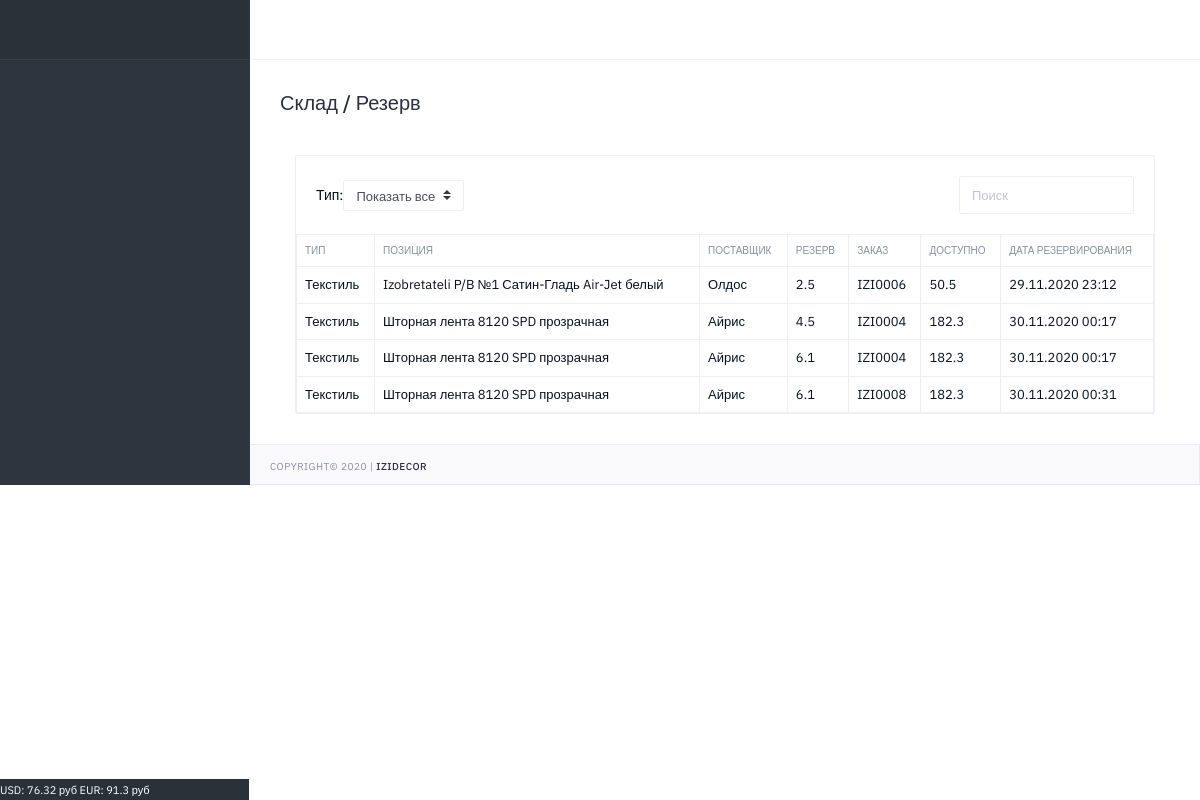
Page /storage/reserve/ on the earlier database version.
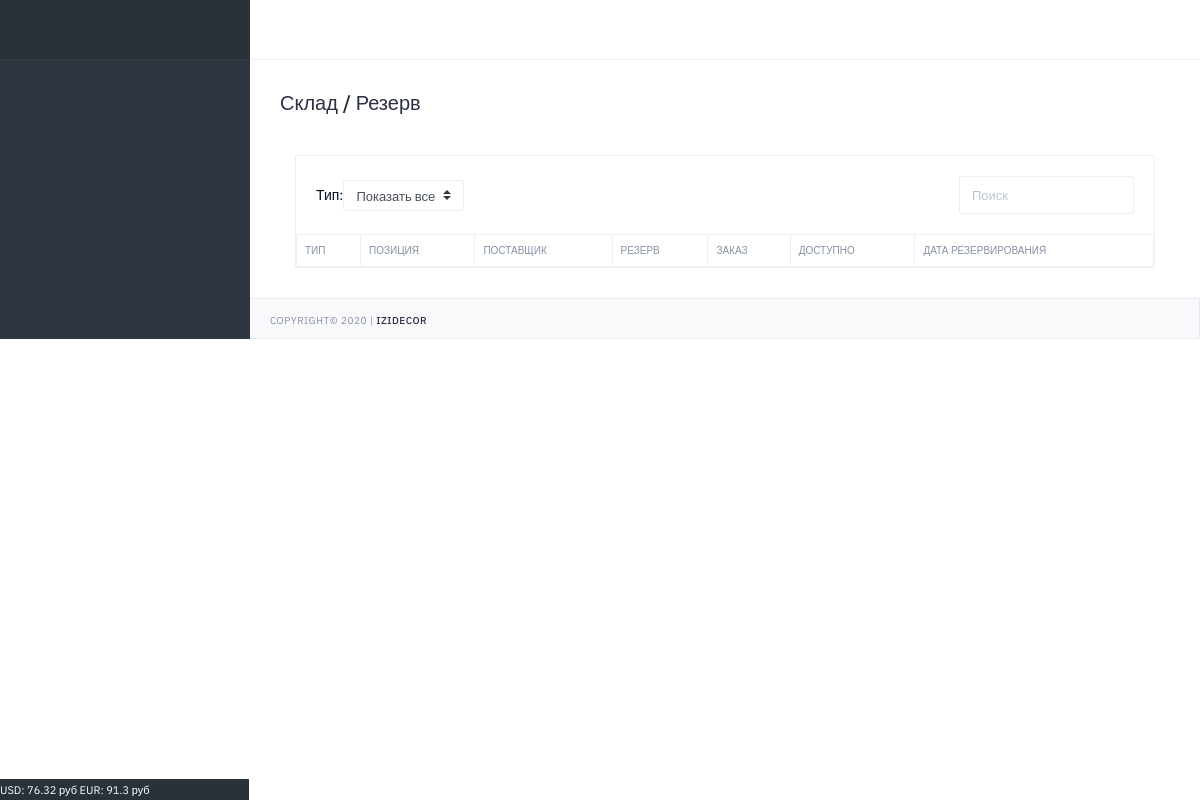
Same page on the later database version.
### markup/models.py (models this page shows, shortened)
class MarkupCurrency(models.Model):
    name = models.CharField(verbose_name='Название', max_length=100)
    value = models.FloatField(verbose_name='Значение', default=0)

### storage/models.py (models this page shows, shortened)
class StorageItemTextileReserve(models.Model):
    order = models.ForeignKey(Order, null=True, on_delete=models.CASCADE, verbose_name='Заказ')
    item = models.ForeignKey(StorageItemTextile, null=True, on_delete=models.CASCADE, verbose_name='Текстиль')
    quantity = models.FloatField(default=0, verbose_name='Количество')
    date_created = models.DateTimeField(verbose_name='Дата создания', auto_now_add=True, null=True)

class StorageItemTextile(models.Model):
    item = models.ForeignKey(Textile, null=True, on_delete=models.CASCADE, verbose_name='Текстиль', )
    type_p = models.CharField(verbose_name='Тип', max_length=100, blank=True, null=True, default='Текстиль')
    quantity = models.FloatField(default=0, verbose_name='Количество')
    price = models.FloatField(verbose_name='Закупочная стоимость', default=0)
    price_f = models.FloatField(verbose_name='Цена фирмы', default=0)
    date_created = models.DateTimeField(verbose_name='Дата создания', auto_now_add=True, null=True)

### materials/models.py (models this page shows, shortened)
class Textile(models.Model):
    article = models.CharField(verbose_name='Артикул', max_length=100, blank=True)
    manufacturer = models.ForeignKey(TextileManufact, null=True, on_delete=models.CASCADE, verbose_name='Производитель', blank=True)
    collection = models.ForeignKey(TextileCollection, null=True, on_delete=models.CASCADE, verbose_name='Коллекция')
    designation = models.CharField(verbose_name='Обозначение', max_length=100, blank=True, null=True)
    model = models.CharField(verbose_name='Модель', max_length=100)
    color = models.CharField(verbose_name='Цвет', max_length=100, default='', null=True, blank=True)
    height = models.CharField(verbose_name='Высота', max_length=100, null=True, blank=True)
    price_opt = models.FloatField(verbose_name='Цена отп', null=True, blank=True)
    currency = models.CharField(verbose_name='Валюта', max_length=100, default='руб.', null=True, blank=True)
    type_i = models.CharField(verbose_name='Тип измерения', max_length=100, default='м', null=True, blank=True)
    date_created = models.DateTimeField(verbose_name='Дата создания', auto_now_add=True, null=True)
    is_active = models.BooleanField(verbose_name="Снят с производства", default=0)

class TextileCollection(models.Model):
    name = models.CharField(verbose_name='Коллекция', max_length=200, blank=True)
    manufacturer = models.ForeignKey(TextileManufact, null=True, on_delete=models.CASCADE, verbose_name='Производитель', blank=True)
    def __str__(self):
        return str(self.name)

class TextileManufact(models.Model):
    type_p = models.CharField(verbose_name='Тип', max_length=100, default='Текстиль')
    name = models.CharField(verbose_name='Производитель', max_length=100)
    email = models.EmailField(verbose_name='email', default='')
    phone = models.CharField(verbose_name='Телефон', max_length=100, blank=True, null=True)
    manager = models.CharField(verbose_name='Менеджер', max_length=100, blank=True, null=True)

### orders/models.py (models this page shows, shortened)
class Order(models.Model):
    STATUS_V = (
        (0, 'Запланирован'),
        (1, 'КП подготовлено'),
        (2, 'КП утверждено'),
        (3, 'Договор подготовлен'),
        (4, 'Договор подписан'),
        (5, 'Аванс получен'),
        (6, 'Материалы заказаны'),
        (7, 'Материалы оплачены'),
        (8, 'Материалы отгружены'),
        (9, 'Работы заказаны'),
        (10, 'Заказ выдан'),
        (11, 'Архив'),
    )
    STATUS_CSS = (
        (0, 'secondary'),
        (1, 'secondary'),
        (2, 'secondary'),
        (3, 'info'),
        (4, 'info'),
        (5, 'primary'),
        (6, 'primary'),
        (7, 'primary'),
        (8, 'primary'),
        (9, 'primary'),
        (10, 'success'),
        (11, 'warning'),
    )
    STATUS_P = (
        (0, 0),
        (1, 10),
        (2, 20),
        (3, 30),
        (4, 40),
        (5, 50),
        (6, 60),
        (7, 70),
        (8, 80),
        (9, 90),
        (10, 100),
        (11, 0)
    )
    STATUS_V_T = (
        (0, 'Не заказаны'),
        (1, 'Заказаны'),
        (2, 'Оплачены'),
        (3, 'Отгружены'),
    )
    STATUS_V_D = (
        (0, 'Нет скидки'),
        (1, 'Не согласована'),
        (2, 'Согласована'),
        (3, 'Отказано'),
    )
    STATUS_V_D2 = (
        (0, 'Нет скидки'),
        (1, 'Ожидание согласования'),
        (2, 'Согласована'),
        (3, 'Отказано'),
        (4, 'Частичное согласование'),
    )
    number = models.CharField(verbose_name='Номер', max_length=100, blank=True, null=True, default=GetCountOrder)
    status = models.IntegerField(verbose_name='Статус', choices=STATUS_V, default=0)
    status_css = models.IntegerField(verbose_name='Статус', choices=STATUS_CSS, default=0)
    progress = models.IntegerField(verbose_name='Прогресс', choices=STATUS_P, default=0)
    textile_state = models.IntegerField(verbose_name='Состояние по текстилю', choices=STATUS_V_T, default=0)
    cornice_state = models.IntegerField(verbose_name='Состояние по карнизам', choices=STATUS_V_T, default=0)
    work_state = models.IntegerField(verbose_name='Состояние по работам', choices=STATUS_V_T, default=0)
    discount_status = models.IntegerField(verbose_name='Общий статус скидки', choices=STATUS_V_D2, default=0)
    discount_t = models.FloatField(verbose_name='Скидка к текстилю', max_length=100, blank=True, null=True, default=1)
    discount_t_s = models.IntegerField(verbose_name='Статус скидки', choices=STATUS_V_D, default=0)
    discount_c = models.FloatField(verbose_name='Скидка к карнизам', max_length=100, blank=True, null=True, default=1)
    discount_c_s = models.IntegerField(verbose_name='Статус скидки', choices=STATUS_V_D, default=0)
    discount_w = models.FloatField(verbose_name='Скидка к работам', max_length=100, blank=True, null=True, default=1)
    discount_w_s = models.IntegerField(verbose_name='Статус скидки', choices=STATUS_V_D, default=0)
    discount_view = models.IntegerField(verbose_name='Просмотр скидки', default=0)
    date_created = models.DateTimeField(verbose_name='Дата создания', auto_now_add=True, null=True)
    date_finished = models.DateField(verbose_name='Дата исполнения', blank=True, null=True)
    user = models.ForeignKey(User, on_delete=models.CASCADE, verbose_name='Пользователь', blank=True, null=True)
    user_view = models.IntegerField(verbose_name='Просмотр', default=0)

### storage/views.py (the view)
# urls.py: path('reserve/', Reserve, name="reserve"),
def Reserve(request):
    reserve = StorageItemTextileReserve.objects.all()
    return render(request, 'storage/reserve.html', context={'orders': reserve})

### main/template_tags/custom_tags.py (called while the page is built)
@register.simple_tag()
def get_storage_item(id):
    storage_item = StorageItemTextile.objects.get(pk=id)
    reserve = StorageItemTextileReserve.objects.filter(item=storage_item).aggregate(Sum('quantity'))['quantity__sum']
    if reserve != None:
        result = storage_item.quantity - reserve
    else:
        result = storage_item.quantity
    return result

@register.simple_tag()
def get_currency():
    usd = MarkupCurrency.objects.get(name='USD')
    eur = MarkupCurrency.objects.get(name='EUR')
    f = f'USD: {round(usd.value,2)} руб  EUR: {round(eur.value,2)} руб'
    return f

### storage/templates/storage/reserve.html (shortened to what this page needs)
{% extends "main/base.html" %}
{% block title_h1 %}
<a href="{% url 'storage:storage'%}">Склад</a> / <a href="{% url 'storage:reserve'%}">Резерв</a>
{% endblock %}
{% block body_content %}
                     <div class="col-md-12 col-lg-12">
                        <div class="card mg-b-30">
                           <div class="card-body pd-0">
                                           <div class="row">
                                             <div class="mg-20 form-inline wd-100p">
                                                <div class="col-sm-6">
                                                   <div class="form-group">
                                                       <label class="form-control-label tx-right">Тип:</label>
                                                      <select id="foo-filter-status" class="custom-select custom-select-sm">
                                                         <option value="">Показать все</option>
                                                      </select>
                                                   </div>
                                                </div>
                                                <div class="col-sm-6">
                                                   <div class="form-group ft-right">
                                                      <input id="foo-search" type="text" placeholder="Поиск" class="form-control" autocomplete="off">
                                                   </div>
                                                </div>
                                             </div>
                                          </div>
                                          <table id="foo-filtering" class="table table-bordered table-hover toggle-circle" data-page-size="50">
                                              <thead class="tx-10 tx-uppercase">
                                                 <tr>
                                                     <th>Тип</th>
                                                     <th>Позиция</th>
                                                     <th>Поставщик</th>
                                                     <th>Резерв</th>
                                                     <th>Заказ</th>
                                                     <th>Доступно</th>
                                                     <th>Дата резервирования</th>
                                                 </tr>
                                              </thead>
                                             <tbody>
                                                {% load mathfilters %}
                                                {% for q in orders %}
                                                    <tr class="table table-bordered table-hover">
                                                        <td>{{q.item.type_p}}</td>
                                                        <td>{{q.item.item.collection}} {{q.item.item.model}} {{q.item.item.color}}</td>
                                                        <td>{{q.item.item.manufacturer.name}}</td>
                                                        <td>{{q.quantity}}</td>
                                                        <td>{{q.order.number}}</td>
                                                        <td>
                                                            {% get_storage_item q.item.id as storage_result %}
                                                            {{ storage_result }}
                                                        </td>
                                                        <td>{{q.date_created|date:'d.m.Y H:i'}}</td>
                                                    </tr>
                                                {% endfor %}
                                             </tbody>
                                          </table>
                           </div>
                        </div>
                     </div>
{% endblock %}

### main/templates/main/base.html (shortened to what this page needs)
<!DOCTYPE html>
<html lang="zxx">
   <head>
      {% include 'main/main_elements/connect.html' %}
   </head>
   <body>
      <div class="page-container">
         <div class="page-sidebar">
            <div class="logo">
            </div>
            {% include 'main/main_elements/footer.html' %}
         </div>
         <div class="page-content">
            <div class="page-header">
               <nav class="navbar navbar-default">
                  <div class="navbar-header">
                     <div class="navbar-brand">
                        <ul class="list-inline">
                        </ul>
                     </div>
                  </div>
               </nav>
            </div>
            <div class="page-inner">
               <div class="pageheader pd-t-25 pd-b-35">
                  <div class="d-flex justify-content-between">
                     <div class="clearfix">
                        <div class="pd-t-5 pd-b-5">
                           <div>
                              <h1 class="pd-0 mg-0 tx-20 tx-dark">{% block title_h1 %}{% endblock %}</h1>
                           </div>
                        </div>
                     </div>
                  </div>
               </div>
               {% block body_content %}{% endblock %}
            </div>
            {% include 'main/main_elements/footer_page.html' %}
         </div>
      </div>
   </body>
</html>

### main/templates/main/main_elements/connect.html (shortened to what this page needs)
  <link type="text/css" rel="stylesheet" href="/static/main/assets/plugins/daterangepicker/daterangepicker.css"/>
  <link type="text/css" rel="stylesheet" href="/static/main/assets/plugins/chartist/chartist.css">
  <link type="text/css" rel="stylesheet" href="/static/main/assets/plugins/jqvmap/jquery-jvectormap-2.0.2.css">
  <link type="text/css" rel="stylesheet" href="/static/main/assets/css/style.css"/>
  <link rel="stylesheet" href="/static/main/assets/plugins/smartWizard/css/smart_wizard.min.css">
  <link type="text/css" rel="stylesheet" href="/static/main/assets/plugins/footable/footable.core.css">
  <link type="text/css" rel="stylesheet" href="/static/main/assets/plugins/rangeSlider/css/ion.rangeSlider.min.css"/>

### main/templates/main/main_elements/footer.html
<div class="sidebar-footer">
   <span class="tx tx-11 tx-white">{% get_currency %}</span>
</div>

### main/templates/main/main_elements/footer_page.html
<footer class="page-footer">
   <div class="pd-t-4 pd-b-0 pd-x-20">
      <div class="tx-10 tx-uppercase tx-gray-500 tx-spacing-1">
         <p class="pd-y-10 mb-0">Copyright&copy; 2020 | <a href="#" target="_blank">IziDecor</a></p>
      </div>
   </div>
</footer>

Differences in the rows shown:
removed StorageItemTextileReserve: item.type_p "Текстиль", item.item.collection "Izobretateli P/B №1", item.item.model "Сатин-Гладь Air-Jet", item.item.color "белый", item.item.manufacturer.name "Олдос", quantity "2.5", order.number "IZI0006", storage_result "50.5", date_created "29.11.2020 23:12"
removed StorageItemTextileReserve: item.type_p "Текстиль", item.item.collection "Шторная лента", item.item.model "8120 SPD", item.item.color "прозрачная", item.item.manufacturer.name "Айрис", quantity "4.5", order.number "IZI0004", storage_result "182.3", date_created "30.11.2020 00:17"
removed StorageItemTextileReserve: item.type_p "Текстиль", item.item.collection "Шторная лента", item.item.model "8120 SPD", item.item.color "прозрачная", item.item.manufacturer.name "Айрис", quantity "6.1", order.number "IZI0004", storage_result "182.3", date_created "30.11.2020 00:17"
removed StorageItemTextileReserve: item.type_p "Текстиль", item.item.collection "Шторная лента", item.item.model "8120 SPD", item.item.color "прозрачная", item.item.manufacturer.name "Айрис", quantity "6.1", order.number "IZI0008", storage_result "182.3", date_created "30.11.2020 00:31"
